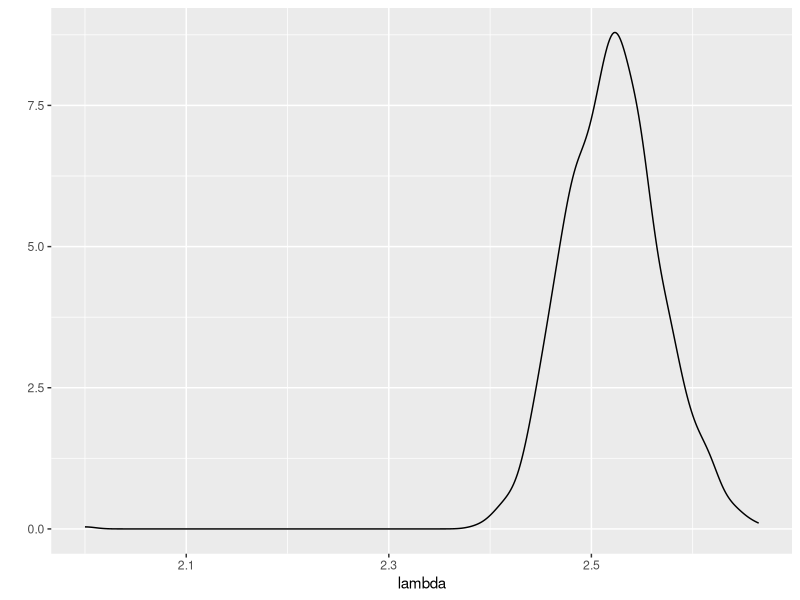
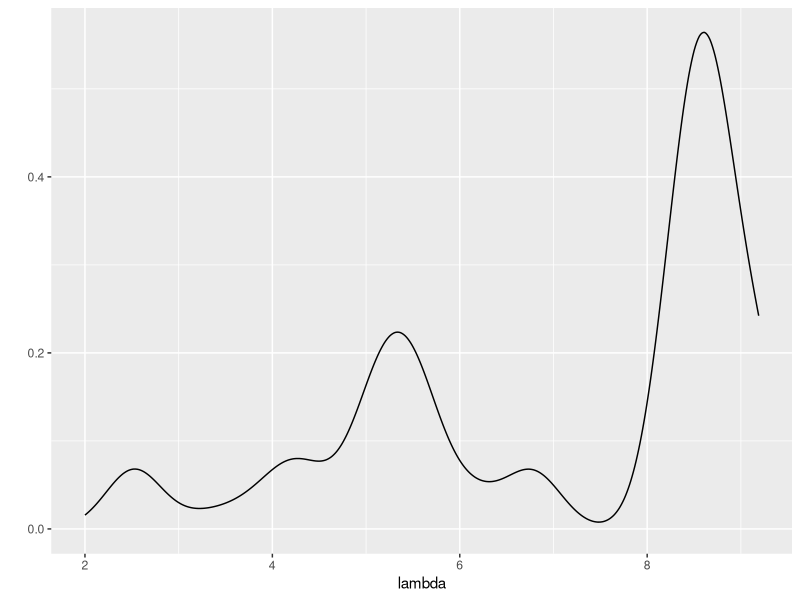
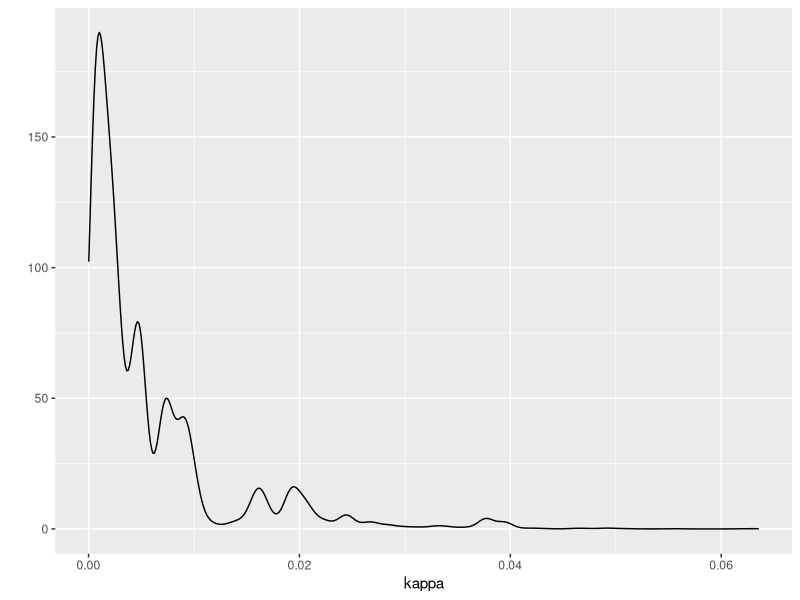
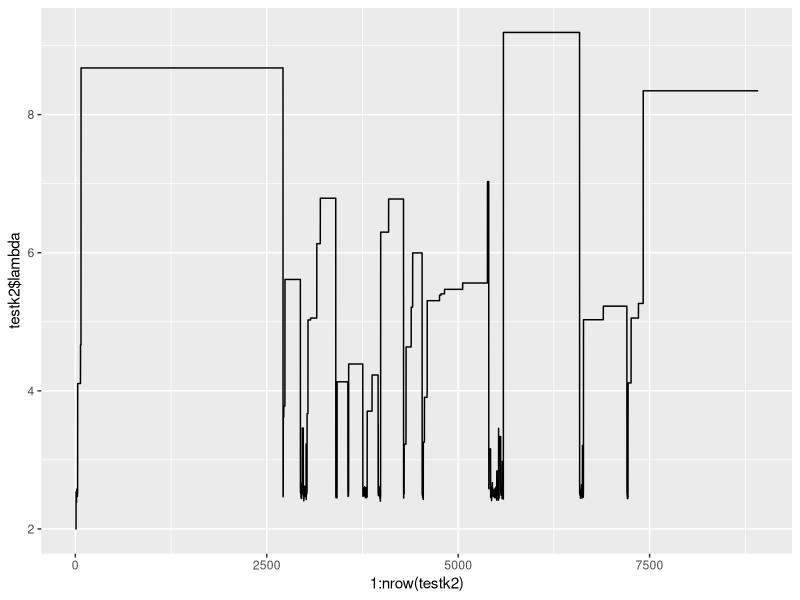
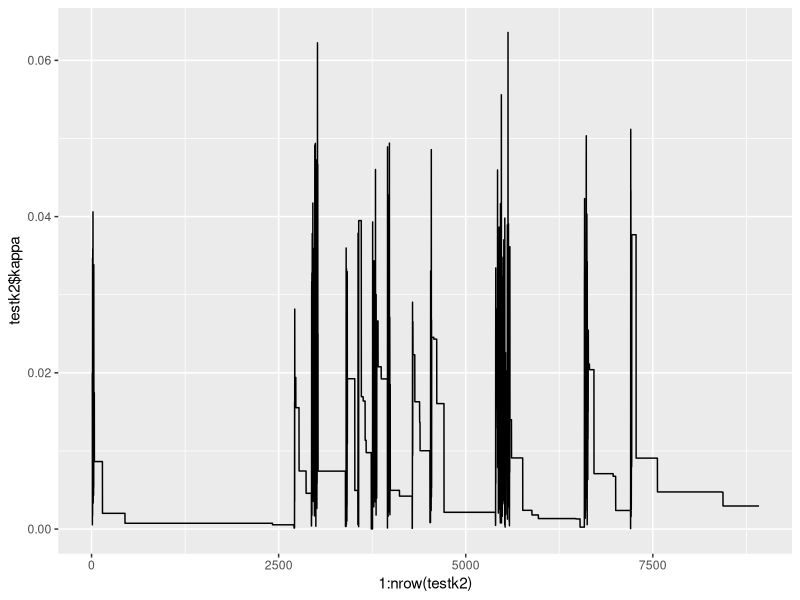
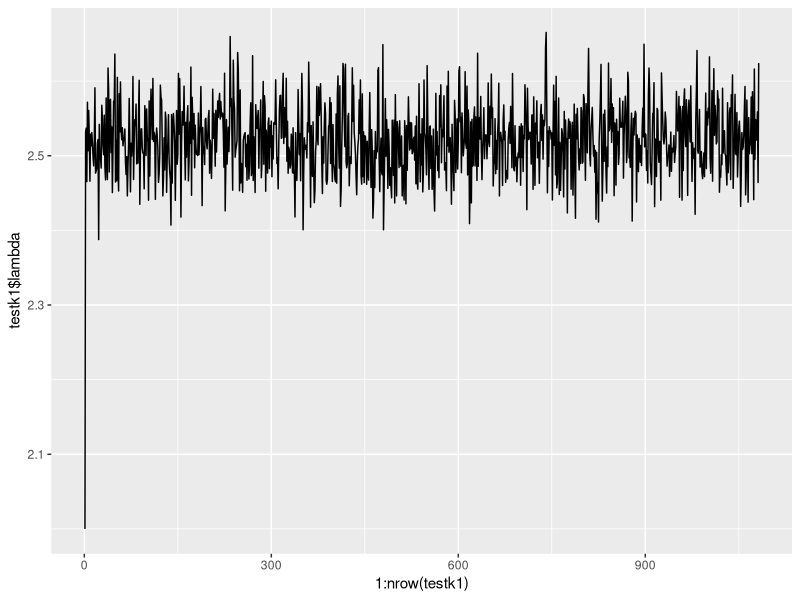

Reproduce these figures in R, in order.
############################# Poisson Negative-Binomial Example ################################
library(ggplot2)

### Data ###
soccer <- read.csv("data/soccer.csv")

####### Set up functions for RJMCMC Sampler #######
### Posterior Distribution Functions ###
pk1 <- function(y, theta, alphal, betal){
  sum(log(dpois(y, theta))) + log(dgamma(theta, shape=alphal, rate=betal))
  #prod(dpois(y, theta))*dgamma(theta, shape=alphal, rate=betal)
}

pk2 <- function(y, theta, alphal, betal, alphak, betak){
  r <- 1/theta[2]
  sum(log(dnbinom(y, size=r, mu=theta[1]))) + log(dgamma(theta[1], shape=alphal, rate=betal)) + log(dgamma(theta[2], shape=alphak, rate=betak))
  #prod(dnbinom(y, size=r, mu=theta[1]))*dgamma(theta[1], shape=alphal, rate=betal)*dgamma(theta[2], shape=alphak, rate=betak)
}

### Draw Lambda ###
qlam_k2<-function(lambda, y, kappa, alpha, beta){
  log(lambda)*(sum(y) + alpha - 1) - (sum(y)+1/kappa)*log(1+kappa*lambda) - beta*lambda
}

mh_lam_k2 <- function(lambda, y, kappa, alpha, beta, a, b){
  # alpha, beta are hyperparameters or priors
  # a, b are parameters of Gamma proposal distribution for lambda
  lambda_star<-rgamma(1, a, b)
  r <- qlam_k2(lambda_star, y, kappa, alpha, beta) - qlam_k2(lambda, y, kappa, alpha, beta) + log(dgamma(lambda, a, b)) - log(dgamma(lambda_star, a, b))
  return(ifelse(log(runif(1)) <= r, lambda_star, lambda))
}

sim_lambda <- function(lambda, y, alpha, beta, kappa=NULL, k, a, b){
  stopifnot(k %in% c(1,2))
  n <- length(y)
  if(k==1){
    lnew <- rgamma(1, shape=alpha + sum(y), rate=beta + n) 
  }else{
    lnew <- mh_lam_k2(lambda, y, kappa, alpha, beta, a, b)
  }
  return(lnew)
}

### Draw Kappa ###
qkap_k2 <- function(lambda, y, kappa, alpha, beta){
  n <- length(y)
  -n*lgamma(1/kappa) + sum(lgamma(1/kappa + y)) + (sum(y) + alpha - 1)*log(kappa) - beta*kappa - (sum(y) + 1/kappa)*log(1+kappa*lambda)
  #gamma(1/kappa)^(-n)*prod(gamma(1/n + y))*kappa^(sum(y) + alpha - 1)*exp(-beta*kappa)*(1+kappa*lambda)^(-(sum(y) + 1/kappa))
}

mh_kap_k2 <- function(lambda, y, kappa, alpha, beta, a, b){
  # alpha, beta are hyperparameters or priors
  # a, b are parameters of Gamma proposal distribution for kappa
  kappa_star<-rgamma(1, a, b)
  r <- qkap_k2(lambda, y, kappa_star, alpha, beta) - qkap_k2(lambda, y, kappa, alpha, beta) + log(dgamma(kappa, a, b)) - log(dgamma(kappa_star, a, b))
  return(ifelse(log(runif(1)) <= r, kappa_star, kappa))
}

sim_kappa <- function(lambda, y, alpha, beta, kappa, a, b){
  n <- length(y)
  mh_kap_k2(lambda, y, kappa, alpha, beta, a, b)
}

################## RJMCMC SAMPLER ################
rjmcmc_sampler <- function(y, lambda0, kappa0, k0=1, p=0.5, mu, sigma, alphal, betal, alphak, betak, al, bl, ak, bk, mc.iter = 1000){
  # y is the data
  # lambda0, kappa0, and k0 are initial values
  # p is prior probability of model 1, set to 0.5 as default
  # mu and sigma are fixed parameters of Normal in the between-model step 
  # alphal, betal and alphak, betak are Gamma hyperparameters for priors on lambda and kappa, respectively
  # al, bl and ak, bk are Gamma parameters for the proposal distributions in their respective M-H algorithms
  
  # initialize data frame to save chains
  theta_save <- as.data.frame(matrix(NA, ncol=3, nrow=mc.iter+1))
  names(theta_save)<-c("lambda", "kappa", "k")
  
  # store initial values
  theta_save[1,] <- c(lambda0, kappa0, k0)
  lambda <- lambda0
  kappa <- kappa0
  k <- k0
  
  for(i in 1:mc.iter) {
    # Reversible JUMP MCMC to move between models
    if(k==1){
      u <- rnorm(1, 0, sigma)
      theta <- lambda
      theta_new <- c(lambda, mu*exp(u))
      accept <- log(1-p) + pk2(y, theta_new, alphal, betal, alphak, betak) - log(p) - pk1(y, theta, alphal, betal) - log(dnorm(u, 0, sigma)) + log(theta_new[2])
      if(log(runif(1)) < accept){
        k <- 2
        # within model moves
        kappa_new <- sim_kappa(lambda, y, alphak, betak, theta_new[2], ak, bk)
        lambda_new <- sim_lambda(lambda, y, alphal, betal, kappa_new, k, al, bl)
      }else{
        # within model moves
        kappa_new <- NA
        lambda_new <- sim_lambda(lambda, y, alphal, betal, kappa=NULL, k, al, bl)
      }
    } else {
      theta <- c(lambda, kappa)
      theta_new <- lambda
      accept <- log(p) + pk1(y, theta_new, alphal, betal) - log(1-p) - pk2(y, theta, alphal, betal, alphak, betak) + log(dnorm(log(theta[2]/mu), 0, sigma)) - log(theta[2])
      if(log(runif(1)) < accept){
        k <- 1
        # within model moves
        kappa_new <- kappa
        lambda_new <- sim_lambda(lambda, y, alphal, betal, kappa=NULL, k, al, bl)
      } else {
        # within model moves
        kappa_new <- sim_kappa(lambda, y, alphak, betak, kappa, ak, bk) 
        lambda_new <- sim_lambda(lambda, y, alphal, betal, kappa_new, k, al, bl)
      }
    }
    theta_save[i+1,] <- c(lambda_new, kappa_new, k)
    lambda <- lambda_new
    kappa <- kappa_new
    cat("\r", i)
  }
  return(theta_save)
}

##### Try it out #####
y <- soccer$TotalGoals
alphal <- 25
betal <- 10
alphak <- 1
betak <- 10
mu = 0.015
sigma <- 1.5
al <- 1
bl <- 1
ak <- 1
bk <- 1

test <- rjmcmc_sampler(soccer$TotalGoals, lambda0=2, kappa0=1, k0=1, mu=mu, sigma=sigma, 
                       alphal=alphal, betal=betal, alphak=alphak, betak=betak, al=al, bl=bl, 
                       ak=ak, bk=bk, mc.iter=10000)

testk1 <- subset(test, k==1)
testk2 <- subset(test, k==2)


qplot(data=testk1, x=lambda, geom="density")
qplot(data=testk2, x=lambda, geom="density")
qplot(data=testk2, x=kappa, geom="density")

qplot(x=1:nrow(testk2), testk2$lambda, geom="line")
qplot(x=1:nrow(testk2), testk2$kappa, geom="line")
qplot(x=1:nrow(testk1), testk1$lambda, geom="line")


